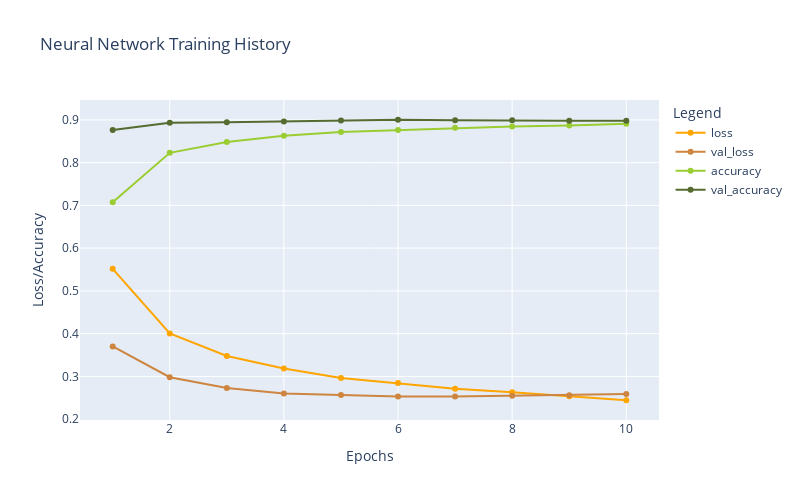

The cell this chart's notebook holds for it:
### Code cell
plot_history(history2b)

### Figure 1 — Plotly figure (JSON) as saved in the notebook; plotly's stock layout.template omitted (floating-point values rounded to 4 significant figures)
{"data": [{"hovertemplate": "Legend=loss<br>Epochs=%{x}<br>Loss/Accuracy=%{y}<extra></extra>", "legendgroup": "loss", "line": {"color": "orange", "dash": "solid"}, "marker": {"symbol": "circle"}, "mode": "lines+markers", "name": "loss", "orientation": "v", "showlegend": true, "type": "scatter", "x": [1, 2, 3, 4, 5, 6, 7, 8, 9, 10], "xaxis": "x", "y": [0.5516, 0.4005, 0.3477, 0.3183, 0.2964, 0.2842, 0.2708, 0.2629, 0.2534, 0.2442], "yaxis": "y"}, {"hovertemplate": "Legend=val_loss<br>Epochs=%{x}<br>Loss/Accuracy=%{y}<extra></extra>", "legendgroup": "val_loss", "line": {"color": "peru", "dash": "solid"}, "marker": {"symbol": "circle"}, "mode": "lines+markers", "name": "val_loss", "orientation": "v", "showlegend": true, "type": "scatter", "x": [1, 2, 3, 4, 5, 6, 7, 8, 9, 10], "xaxis": "x", "y": [0.3701, 0.298, 0.2729, 0.2599, 0.2563, 0.2529, 0.2528, 0.2545, 0.2561, 0.259], "yaxis": "y"}, {"hovertemplate": "Legend=accuracy<br>Epochs=%{x}<br>Loss/Accuracy=%{y}<extra></extra>", "legendgroup": "accuracy", "line": {"color": "yellowgreen", "dash": "solid"}, "marker": {"symbol": "circle"}, "mode": "lines+markers", "name": "accuracy", "orientation": "v", "showlegend": true, "type": "scatter", "x": [1, 2, 3, 4, 5, 6, 7, 8, 9, 10], "xaxis": "x", "y": [0.7073, 0.823, 0.8482, 0.8628, 0.8716, 0.8762, 0.8815, 0.8844, 0.8868, 0.8909], "yaxis": "y"}, {"hovertemplate": "Legend=val_accuracy<br>Epochs=%{x}<br>Loss/Accuracy=%{y}<extra></extra>", "legendgroup": "val_accuracy", "line": {"color": "darkolivegreen", "dash": "solid"}, "marker": {"symbol": "circle"}, "mode": "lines+markers", "name": "val_accuracy", "orientation": "v", "showlegend": true, "type": "scatter", "x": [1, 2, 3, 4, 5, 6, 7, 8, 9, 10], "xaxis": "x", "y": [0.8762, 0.8935, 0.8947, 0.8964, 0.8986, 0.9003, 0.8991, 0.8994, 0.8981, 0.8977], "yaxis": "y"}], "layout": {"height": 500, "legend": {"title": {"text": "Legend"}, "tracegroupgap": 0}, "title": {"text": "Neural Network Training History"}, "width": 800, "xaxis": {"anchor": "y", "domain": [0, 1], "title": {"text": "Epochs"}}, "yaxis": {"anchor": "x", "domain": [0, 1], "title": {"text": "Loss/Accuracy"}}}}
